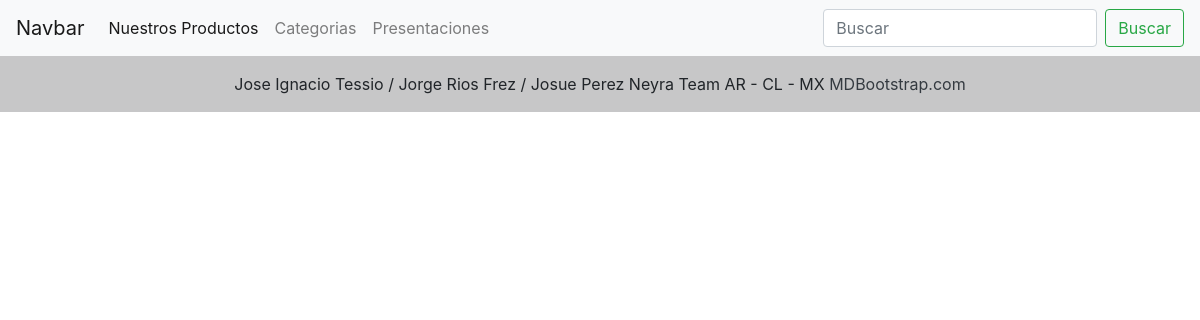
/Container/, run on an earlier commit of the app's database.
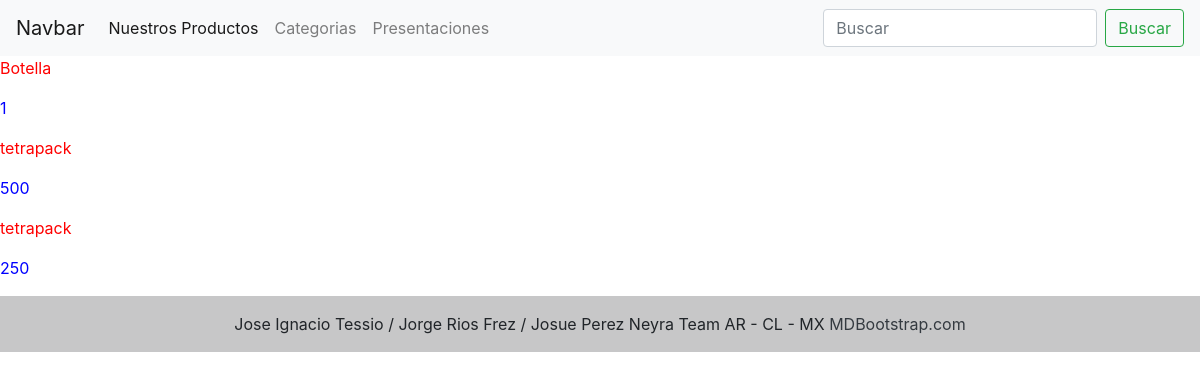
And on a later commit of the database.
### nutrisur/models.py (models this page shows)
class Container(models.Model):
    tipo = models.CharField(max_length=50,null=True,blank=True)
    volumen = models.IntegerField()

### nutrisur/views.py (the view)
# urls.py: path('Container/', envases, name = 'Container'),
def envases(request):
    conulta_r = Container.objects.all()
    micontext = {'Container': conulta_r}
    return render (request,"container.html", context = micontext)

### templates/container.html (shortened to what this page needs)
{% extends 'base.html' %}
{% block contenido_que_cambia %}
{% for i in Container %}
<p><a style="color:red">{{i.tipo}} </a><p>
    <p><a style="color:blue">{{i.volumen}} </a><p>
{% endfor %}
{% endblock %}

What changed in the data, as far as the page shows it:
added Container: tipo "Botella", volumen "1"
added Container: tipo "tetrapack", volumen "500"
added Container: tipo "tetrapack", volumen "250"
